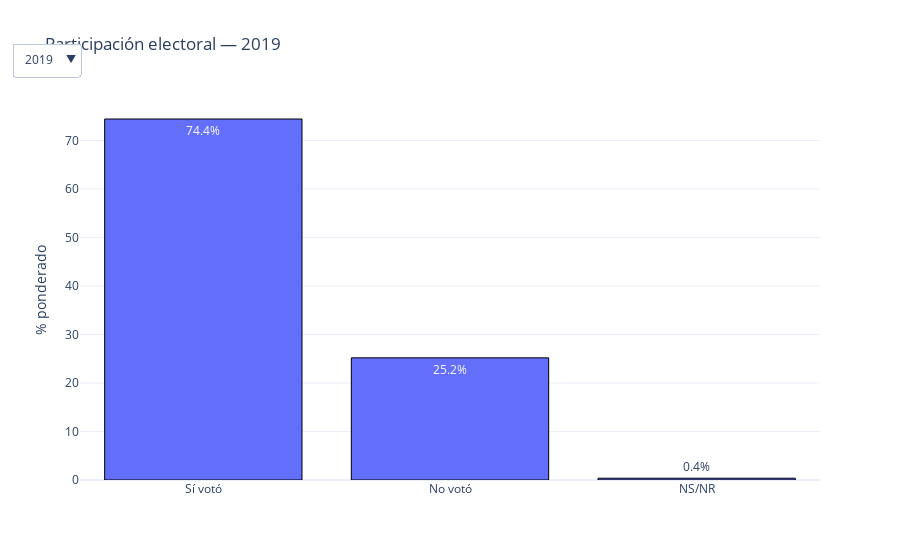

The cell this chart's notebook holds for it:
### Markdown cell above
## 1 · Participación en presidenciales (P6933)

### Code cell
df19 = perc_df_cat(df2019, 'P6933', global_participacion)
df23 = perc_df_cat(df2023, 'P6933', global_participacion)
fig = dropdown_bar(df19, df23, 'P6933', 'pct', 'Participación electoral')
fig.show()

### Figure 1 — Plotly figure (JSON) as saved in the notebook; plotly's stock layout.template omitted (floating-point values rounded to 4 significant figures)
{"data": [{"marker": {"line": {"color": "black", "width": 1}}, "name": "2019", "text": ["74.4%", "25.2%", "0.4%"], "textposition": "auto", "type": "bar", "visible": true, "x": ["Sí votó", "No votó", "NS/NR"], "y": [74.44, 25.19, 0.3679]}, {"marker": {"line": {"color": "black", "width": 1}}, "name": "2023", "text": ["89.5%", "10.2%", "0.3%"], "textposition": "auto", "type": "bar", "visible": false, "x": ["Sí votó", "No votó", "NS/NR"], "y": [89.52, 10.18, 0.2993]}], "layout": {"title": {"text": "Participación electoral — 2019"}, "updatemenus": [{"buttons": [{"args": [{"visible": [true, false]}, {"title": "Participación electoral — 2019"}], "label": "2019", "method": "update"}, {"args": [{"visible": [false, true]}, {"title": "Participación electoral — 2023"}], "label": "2023", "method": "update"}], "direction": "down", "x": 0, "y": 1.15}], "yaxis": {"title": {"text": "% ponderado"}}}}
